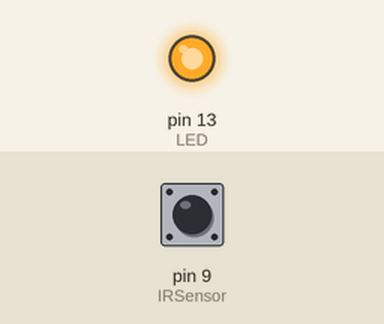
This sketch was run on a simulated Arduino Uno, built with avr-gcc and run on an emulated ATmega328P. Parts: output pins drawn as LEDs (lit = HIGH). Dashed ring = blinking. The inputs (shaded band) are chosen by the test bench; at power-on: pin 9 (IRSensor) LOW. What the sketch prints to the serial monitor is not drawn.

Above: at 1.2 s.
1.3 s: pin 9 (IRSensor) driven HIGH
At 1.8 s:
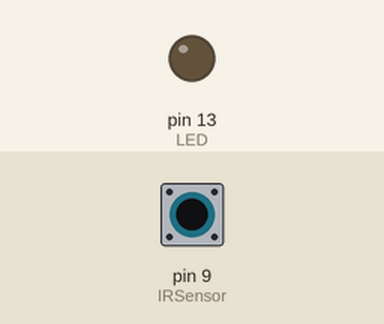
2.8 s: pin 9 (IRSensor) driven LOW
At 4.1 s:
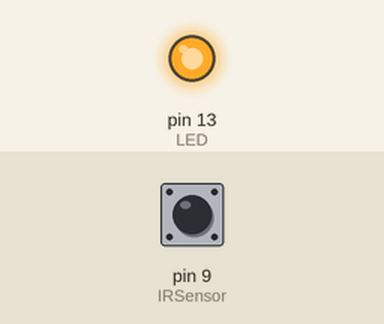
5.8 s: pin 9 (IRSensor) pulsed HIGH 2 times (0.12 s each, 0.3 s apart)
At 6.01 s:
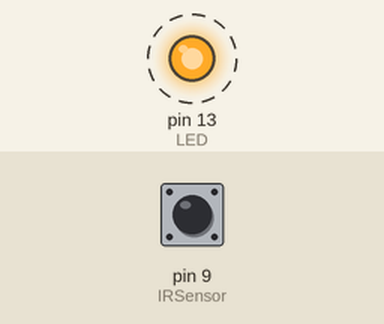
9.4 s: pin 9 (IRSensor) pulsed HIGH 2 times (0.12 s each, 0.3 s apart)
At 10.1 s:
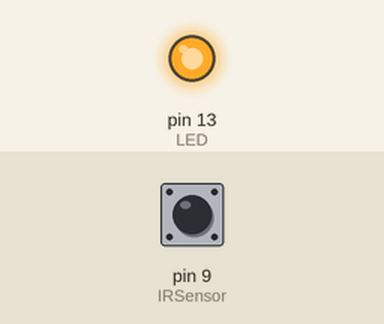
Timing chart, 0 to 12.4 s (numbered marks = the images above; inputs shaded):
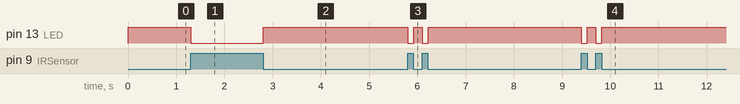

Measured:
- after the input at 1.3 s, pin 13 (LED): HIGH → LOW at once
- after the input at 2.8 s, pin 13 (LED): LOW → HIGH at once
- after the input at 5.8 s, pin 13 (LED): alternates HIGH for 0.18 s and LOW for 0.12 s, 4 changes in all, then stays HIGH, starting at once
- after the input at 9.4 s, pin 13 (LED): alternates HIGH for 0.18 s and LOW for 0.12 s, 4 changes in all, then stays HIGH, starting at once

The sketch:

IR_sensor.ino
```cpp
int IRSensor = 9; // connect ir sensor module to Arduino pin 9
int LED = 13; // conect LED to Arduino pin 13
void setup()
{

  Serial.begin(115200); // Init Serila at 115200 Baud
  Serial.println("Serial Working"); // Test to check if serial is working or not
  pinMode(IRSensor, INPUT); // IR Sensor pin INPUT
  pinMode(LED, OUTPUT); // LED Pin Output
}

void loop()

{
  int sensorStatus = digitalRead(IRSensor); // Set the GPIO as Input
  if (sensorStatus == 1) // Check if the pin high or not

  {

    digitalWrite(LED, LOW); // LED LOW
    Serial.println("Motion Ended!"); // print Motion Detected! on the serial monitor window

  }

  else

  {
    digitalWrite(LED, HIGH); // LED High
    Serial.println("Motion Detected!"); // print Motion Ended! on the serial monitor window
  }
}
```
